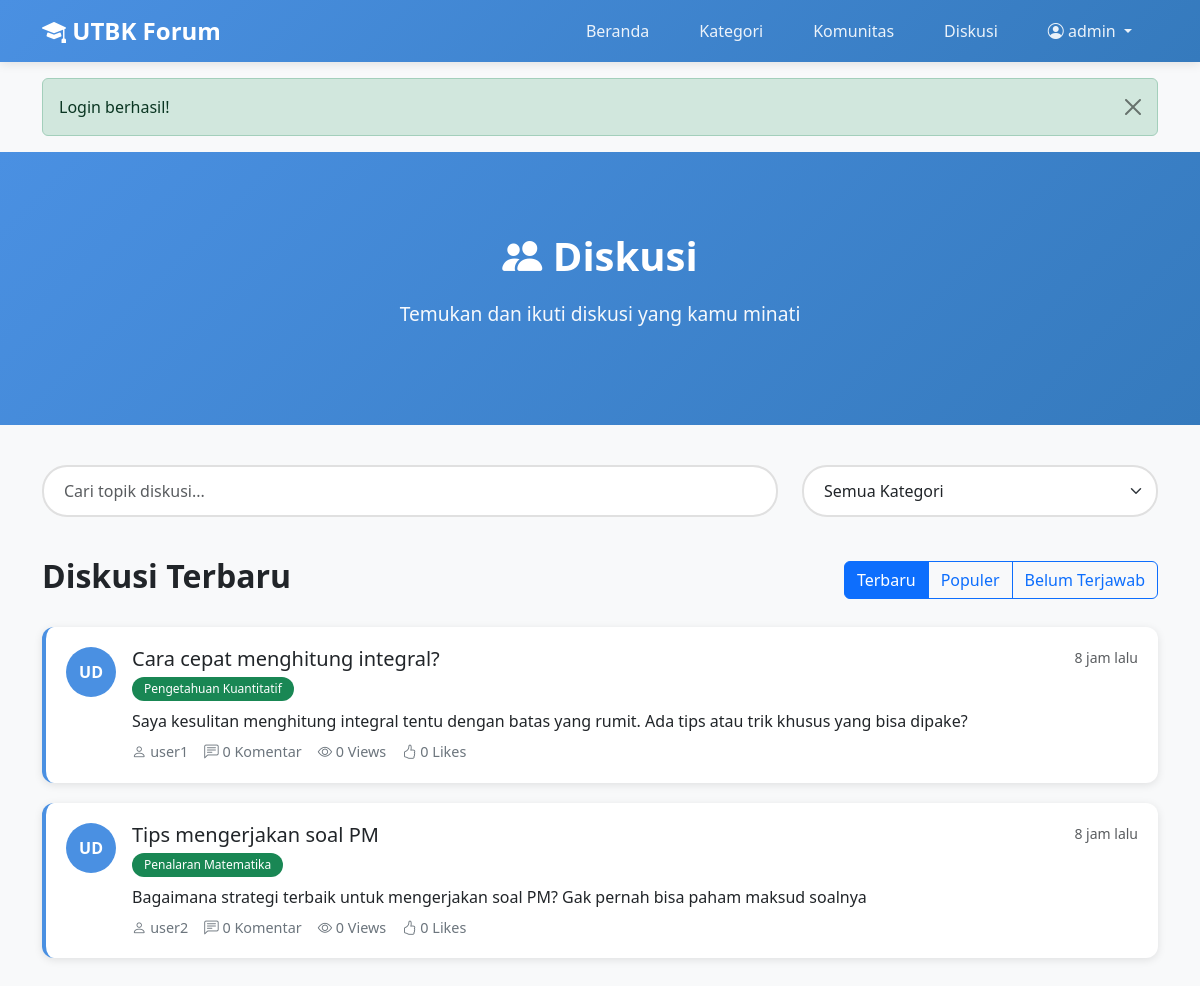
Page /diskusi.php (signed in) on the committed database.
### tables this page shows
CREATE TABLE topics (
    topic_id INT PRIMARY KEY AUTO_INCREMENT,
    title VARCHAR(255) NOT NULL,
    content TEXT NOT NULL,
    author_id INT NOT NULL,
    category_id INT,
    community_id INT,
    tags VARCHAR(255),
    image_path VARCHAR(255),
    view_count INT DEFAULT 0,
    comment_count INT DEFAULT 0,
    like_count INT DEFAULT 0,
    is_pinned BOOLEAN DEFAULT FALSE,
    is_locked BOOLEAN DEFAULT FALSE,
    is_approved BOOLEAN DEFAULT TRUE,
    created_at TIMESTAMP DEFAULT CURRENT_TIMESTAMP,
    updated_at TIMESTAMP DEFAULT CURRENT_TIMESTAMP ON UPDATE CURRENT_TIMESTAMP,
    FOREIGN KEY (author_id) REFERENCES users(user_id) ON DELETE CASCADE,
    FOREIGN KEY (category_id) REFERENCES categories(category_id) ON DELETE SET NULL,
    FOREIGN KEY (community_id) REFERENCES communities(community_id) ON DELETE SET NULL,
    INDEX idx_category (category_id),
    INDEX idx_community (community_id),
    INDEX idx_created (created_at),
    FULLTEXT KEY ft_search (title, content, tags)
);

CREATE TABLE users (
    user_id INT PRIMARY KEY AUTO_INCREMENT,
    username VARCHAR(50) UNIQUE NOT NULL,
    email VARCHAR(100) UNIQUE NOT NULL,
    password VARCHAR(255) NOT NULL,
    full_name VARCHAR(100),
    bio TEXT,
    school VARCHAR(100),
    avatar VARCHAR(255) DEFAULT 'default-avatar.png',
    role ENUM('user', 'admin') DEFAULT 'user',
    is_active BOOLEAN DEFAULT TRUE,
    created_at TIMESTAMP DEFAULT CURRENT_TIMESTAMP,
    last_login TIMESTAMP NULL,
    INDEX idx_username (username),
    INDEX idx_email (email)
);

CREATE TABLE categories (
    category_id INT PRIMARY KEY AUTO_INCREMENT,
    category_name VARCHAR(100) NOT NULL,
    description TEXT,
    icon VARCHAR(50) DEFAULT 'bi-grid',
    icon_image VARCHAR(255),
    color VARCHAR(20) DEFAULT 'primary',
    topic_count INT DEFAULT 0,
    created_at TIMESTAMP DEFAULT CURRENT_TIMESTAMP
);

### config/helpers.php (called while the page is built, shortened)
<?php
function timeAgo($timestamp) {
    $time = strtotime($timestamp);
    $diff = time() - $time;
    if ($diff < 60) {
        return $diff . ' detik lalu';
    } elseif ($diff < 3600) {
        return floor($diff / 60) . ' menit lalu';
    } elseif ($diff < 86400) {
        return floor($diff / 3600) . ' jam lalu';
    } elseif ($diff < 604800) {
        return floor($diff / 86400) . ' hari lalu';
    } elseif ($diff < 2592000) {
        return floor($diff / 604800) . ' minggu lalu';
    } else {
        return date('d M Y', $time);
    }
}
function getUserInitials($name) {
    $words = explode(' ', $name);
    if (count($words) >= 2) {
        return strtoupper(substr($words[0], 0, 1) . substr($words[1], 0, 1));
    }
    return strtoupper(substr($name, 0, 2));
}
function getFlashMessage() {
    if (isset($_SESSION['flash_message'])) {
        $message = $_SESSION['flash_message'];
        return $message;
    }
    return null;
}
function truncate($text, $length = 150, $suffix = '...') {
    return $text;
}
?>

### diskusi.php (the view, shortened to what this page needs)
<?php
require_once 'config/helpers.php';
$db = Database::getInstance()->getConnection();
$page = isset($_GET['page']) ? (int)$_GET['page'] : 1;
$limit = 10;
$offset = ($page - 1) * $limit;
$category_id = isset($_GET['category_id']) ? (int)$_GET['category_id'] : 0;
$search = isset($_GET['search']) ? sanitize($_GET['search']) : '';
$sort = isset($_GET['sort']) ? $_GET['sort'] : 'newest';
$where = ['t.is_approved = 1'];
$params = [];
$types = '';
$whereClause = implode(' AND ', $where);
$orderBy = 't.created_at DESC';
$sql = "SELECT t.*, u.username, u.full_name, c.category_name, c.color as category_color
        FROM topics t
        JOIN users u ON t.author_id = u.user_id
        LEFT JOIN categories c ON t.category_id = c.category_id
        WHERE $whereClause
        ORDER BY $orderBy
        LIMIT ? OFFSET ?";
$stmt = $db->prepare($sql);
$params[] = $limit;
$params[] = $offset;
$types .= 'ii';
$stmt->bind_param($types, ...$params);
$stmt->execute();
$topics = $stmt->get_result()->fetch_all(MYSQLI_ASSOC);
$categories = $db->query("SELECT * FROM categories ORDER BY category_name")->fetch_all(MYSQLI_ASSOC);
?>
<!DOCTYPE html>
<html lang="id">
<head>
    <link href="https://cdn.jsdelivr.net/npm/bootstrap@5.3.0/dist/css/bootstrap.min.css" rel="stylesheet">
    <link rel="stylesheet" href="https://cdn.jsdelivr.net/npm/bootstrap-icons@1.10.0/font/bootstrap-icons.css">
    <link rel="stylesheet" href="css/style.css">
</head>
<body>
    <?php include 'includes/navbar.php'; ?>
    <?php
    $flash = getFlashMessage();
    if ($flash):
    ?>
        <div class="container mt-3">
            <div class="alert alert-<?php echo $flash['type']; ?> alert-dismissible fade show" role="alert">
                <?php echo htmlspecialchars($flash['message']); ?>
                <button type="button" class="btn-close" data-bs-dismiss="alert"></button>
            </div>
        </div>
    <?php endif; ?>
    <section class="hero-section" id="diskusi">
        <div class="container text-center">
            <h1><i class="bi bi-people-fill"></i> Diskusi</h1>
            <p>Temukan dan ikuti diskusi yang kamu minati</p>
        </div>
    </section>
    <section class="container mb-4" id="diskusi">
        <form method="GET" action="diskusi.php">
            <div class="row">
                <div class="col-md-8 mb-3">
                    <input type="text" name="search" class="form-control search-box"
                           placeholder="Cari topik diskusi..."
                           value="<?php echo htmlspecialchars($search); ?>">
                </div>
                <div class="col-md-4 mb-3">
                    <select name="category_id" class="form-select search-box" onchange="this.form.submit()">
                        <option value="0">Semua Kategori</option>
                    </select>
                </div>
            </div>
        </form>
    </section>
    <section class="container mb-5">
        <div class="d-flex justify-content-between align-items-center mb-4">
            <h2 class="fw-bold">
                <?php
                if ($category_id > 0) {
                    $catName = array_filter($categories, fn($c) => $c['category_id'] == $category_id);
                    echo 'Diskusi: ' . htmlspecialchars(reset($catName)['category_name']);
                } else {
                    echo 'Diskusi Terbaru';
                }
                ?>
            </h2>
            <div class="btn-group" role="group">
                <a href="?sort=newest<?php echo $category_id ? "&category_id=$category_id" : ''; ?>"
                   class="btn btn-outline-primary <?php echo $sort === 'newest' ? 'active' : ''; ?>">Terbaru</a>
                <a href="?sort=popular<?php echo $category_id ? "&category_id=$category_id" : ''; ?>"
                   class="btn btn-outline-primary <?php echo $sort === 'popular' ? 'active' : ''; ?>">Populer</a>
                <a href="?sort=unanswered<?php echo $category_id ? "&category_id=$category_id" : ''; ?>"
                   class="btn btn-outline-primary <?php echo $sort === 'unanswered' ? 'active' : ''; ?>">Belum Terjawab</a>
            </div>
        </div>
        <?php foreach ($topics as $topic): ?>
            <div class="topic-card" onclick="window.location.href='topic-detail.php?id=<?php echo $topic['topic_id']; ?>'">
                <div class="d-flex">
                    <div class="user-avatar me-3"><?php echo getUserInitials($topic['full_name'] ?: $topic['username']); ?></div>
                    <div class="flex-grow-1">
                        <div class="d-flex justify-content-between align-items-start">
                            <div>
                                <h5 class="mb-1"><?php echo htmlspecialchars($topic['title']); ?></h5>
                                <span class="badge bg-<?php echo $topic['category_color']; ?> badge-custom">
                                    <?php echo htmlspecialchars($topic['category_name']); ?>
                                </span>
                            </div>
                            <small class="text-muted"><?php echo timeAgo($topic['created_at']); ?></small>
                        </div>
                        <p class="mt-2 mb-2"><?php echo htmlspecialchars(truncate($topic['content'], 150)); ?></p>
                        <div class="topic-meta d-flex gap-3">
                            <span><i class="bi bi-person"></i> <?php echo htmlspecialchars($topic['username']); ?></span>
                            <span><i class="bi bi-chat-left-text"></i> <?php echo $topic['comment_count']; ?> Komentar</span>
                            <span><i class="bi bi-eye"></i> <?php echo $topic['view_count']; ?> Views</span>
                            <span><i class="bi bi-hand-thumbs-up"></i> <?php echo $topic['like_count']; ?> Likes</span>
                        </div>
                    </div>
                </div>
            </div>
        <?php endforeach; ?>
    </section>
</body>
</html>

### css/style.css (style rules this page uses)
:root { --primary-color: #4A90E2; --secondary-color: #50C878; --dark-color: #2C3E50; --light-bg: #F8F9FA; }
body { font-family: 'Segoe UI', Tahoma, Geneva, Verdana, sans-serif; background-color: var(--light-bg); }
.hero-section { background: linear-gradient(135deg, var(--primary-color), #357ABD); color: white; padding: 80px 0; margin-bottom: 40px; }
.hero-section h1 { font-weight: 700; font-size: 2.5rem; margin-bottom: 20px; }
.hero-section p { font-size: 1.2rem; opacity: 0.95; }
.topic-card { background: white; border-radius: 12px; padding: 20px; margin-bottom: 20px; box-shadow: 0 2px 8px rgba(0, 0, 0, 0.1); transition: all 0.3s; border-left: 4px solid var(--primary-color); cursor: pointer; }
.topic-meta { font-size: 0.9rem; color: #6c757d; }
.badge-custom { padding: 6px 12px; border-radius: 20px; font-weight: 500; }
.user-avatar { width: 50px; height: 50px; border-radius: 50%; object-fit: cover; background: var(--primary-color); display: flex; align-items: center; justify-content: center; color: white; font-weight: 600; flex-shrink: 0; }
.search-box { border-radius: 25px; padding: 12px 20px; border: 2px solid #e0e0e0; }

### rows in the picture
topics: author.full_name "UD", title "Cara cepat menghitung integral?", category.category_name "Pengetahuan Kuantitatif", created_at "8 jam lalu", content "Saya kesulitan menghitung integral tentu dengan batas yang rumit. Ada tips atau trik khusus yang bisa dipake?", author.username "user1", comment_count "0", view_count "0", like_count "0"
topics: author.full_name "UD", title "Tips mengerjakan soal PM", category.category_name "Penalaran Matematika", created_at "8 jam lalu", content "Bagaimana strategi terbaik untuk mengerjakan soal PM? Gak pernah bisa paham maksud soalnya", author.username "user2", comment_count "0", view_count "0", like_count "0"

### other values in the picture
$_SESSION['username'] "admin"
$flash['message'] "Login berhasil!"
